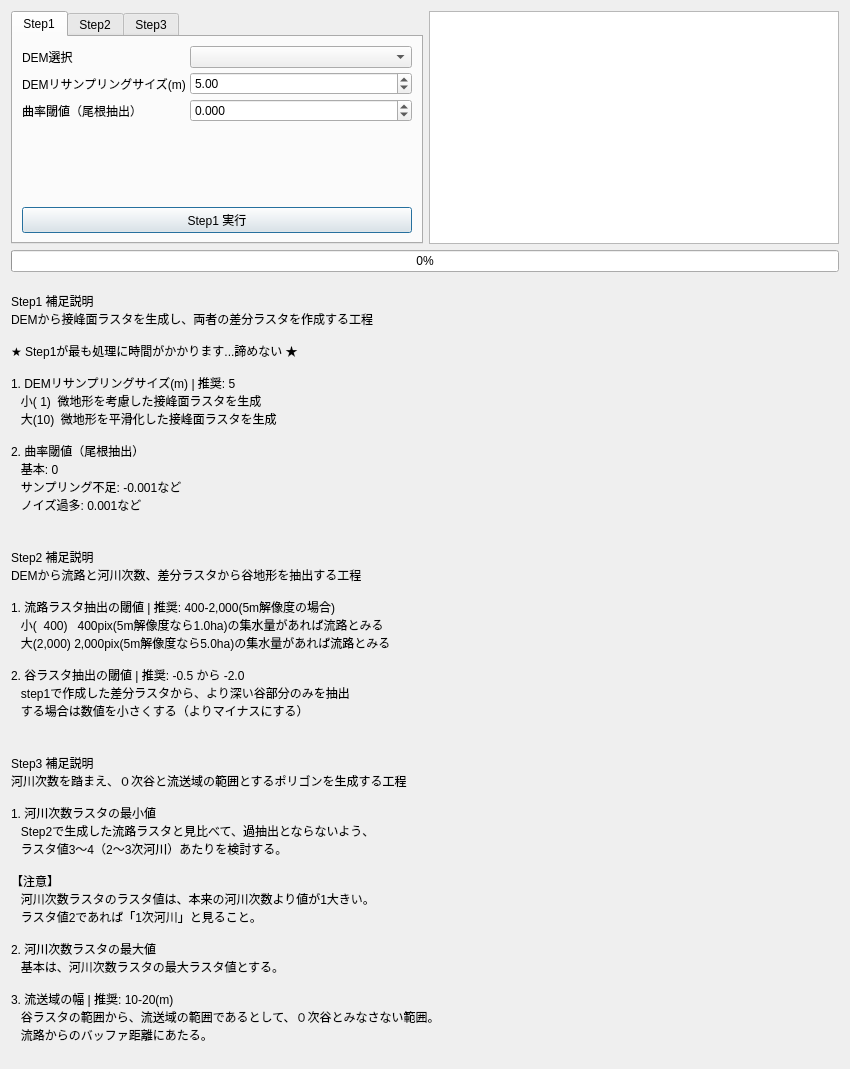
<?xml version="1.0" encoding="UTF-8"?>
<ui version="4.0">
 <class>ZeroOrderBasinDialog</class>
 <widget class="QDialog" name="ZeroOrderBasinDialog">
  <property name="geometry">
   <rect>
    <x>0</x>
    <y>0</y>
    <width>850</width>
    <height>350</height>
   </rect>
  </property>
  <property name="windowTitle">
   <string>ZeroOrderBasin</string>
  </property>

  <layout class="QVBoxLayout">
   <property name="spacing">
    <number>6</number>
   </property>

   <!-- 上段 -->
   <item>
    <layout class="QHBoxLayout">

     <!-- 左：操作 -->
     <item>
      <widget class="QTabWidget" name="tabWidget">

       <!-- Step1 -->
       <widget class="QWidget" name="tab1">
        <attribute name="title">
         <string>Step1</string>
        </attribute>

        <layout class="QVBoxLayout">
         <property name="spacing"><number>4</number></property>

         <item>
          <layout class="QFormLayout">
           <property name="spacing"><number>4</number></property>

           <item row="0" column="0">
            <widget class="QLabel">
             <property name="text">
              <string>DEM選択</string>
             </property>
            </widget>
           </item>
           <item row="0" column="1">
            <widget class="QComboBox" name="inputDEM"/>
           </item>

           <item row="1" column="0">
            <widget class="QLabel">
             <property name="text">
              <string>DEMリサンプリングサイズ(m)</string>
             </property>
            </widget>
           </item>
           <item row="1" column="1">
            <widget class="QDoubleSpinBox" name="spinRes">
             <property name="minimum"><double>1</double></property>
             <property name="maximum"><double>20</double></property>
             <property name="value"><double>5</double></property>
            </widget>
           </item>

           <item row="2" column="0">
            <widget class="QLabel">
             <property name="text">
              <string>曲率閾値（尾根抽出）</string>
             </property>
            </widget>
           </item>
           <item row="2" column="1">
            <widget class="QDoubleSpinBox" name="spinCurv">
             <property name="minimum"><double>-0.02</double></property>
             <property name="maximum"><double>0.02</double></property>
             <property name="decimals"><number>3</number></property>
             <property name="singleStep"><double>0.001</double></property>
             <property name="value"><double>0.000</double></property>
            </widget>
           </item>

          </layout>
         </item>

         <item>
          <spacer>
           <property name="orientation"><enum>Qt::Vertical</enum></property>
           <property name="sizeHint">
            <size><width>20</width><height>20</height></size>
           </property>
          </spacer>
         </item>

         <item>
          <widget class="QPushButton" name="btnStep1">
           <property name="text">
            <string>Step1 実行</string>
           </property>
          </widget>
         </item>

        </layout>
       </widget>

       <!-- Step2 -->
       <widget class="QWidget" name="tab2">
        <attribute name="title">
         <string>Step2</string>
        </attribute>

        <layout class="QVBoxLayout">
         <property name="spacing"><number>4</number></property>

         <item>
          <layout class="QFormLayout">
           <property name="spacing"><number>4</number></property>

           <item row="0" column="0">
            <widget class="QLabel">
             <property name="text">
              <string>DEM選択(Step1と同じものを選択)</string>
             </property>
            </widget>
           </item>
           <item row="0" column="1">
            <widget class="QComboBox" name="inputDEM2"/>
           </item>

           <item row="1" column="0">
            <widget class="QLabel">
             <property name="text">
              <string>DEMと接峰面との差分ラスタ(Step1の生成物)を選択</string>
             </property>
            </widget>
           </item>
           <item row="1" column="1">
            <widget class="QComboBox" name="inputDifDEM"/>
           </item>

           <item row="2" column="0">
            <widget class="QLabel">
             <property name="text">
              <string>流路ラスタ抽出の閾値</string>
             </property>
            </widget>
           </item>
           <item row="2" column="1">
            <widget class="QSpinBox" name="spinFlow">
             <property name="minimum"><number>1</number></property>
             <property name="maximum"><number>100000</number></property>
             <property name="value"><number>400</number></property>
            </widget>
           </item>

           <item row="3" column="0">
            <widget class="QLabel">
             <property name="text">
              <string>谷ラスタ抽出の閾値</string>
             </property>
            </widget>
           </item>
           <item row="3" column="1">
            <widget class="QDoubleSpinBox" name="spinValley">
             <property name="minimum"><double>-10</double></property>
             <property name="maximum"><double>0</double></property>
             <property name="singleStep"><double>0.1</double></property>
             <property name="value"><double>-1.5</double></property>
            </widget>
           </item>

          </layout>
         </item>

         <item>
          <spacer>
           <property name="orientation"><enum>Qt::Vertical</enum></property>
           <property name="sizeHint">
            <size><width>20</width><height>20</height></size>
           </property>
          </spacer>
         </item>

         <item>
          <widget class="QPushButton" name="btnStep2">
           <property name="text">
            <string>Step2 実行</string>
           </property>
          </widget>
         </item>

        </layout>
       </widget>

       <!-- Step3 -->
       <widget class="QWidget" name="tab3">
        <attribute name="title"><string>Step3</string></attribute>

        <layout class="QVBoxLayout">
         <property name="spacing"><number>4</number></property>

         <item>
          <layout class="QFormLayout">
           <property name="spacing"><number>4</number></property>

           <item row="0" column="0">
            <widget class="QLabel">
             <property name="text">
              <string>河川次数ラスタ(Step2の生成物=OUTPUT_ORDER)を選択</string>
             </property>
            </widget>
           </item>
           <item row="0" column="1">
            <widget class="QComboBox" name="inputOrder"/>
           </item>

           <item row="1" column="0">
            <widget class="QLabel">
             <property name="text">
              <string>用いる河川次数ラスタの最小値</string>
             </property>
            </widget>
           </item>
           <item row="1" column="1">
            <widget class="QSpinBox" name="spinOrderMin"/>
           </item>

           <item row="2" column="0">
            <widget class="QLabel">
             <property name="text">
              <string>用いる河川次数ラスタの最大値</string>
             </property>
            </widget>
           </item>
           <item row="2" column="1">
            <widget class="QSpinBox" name="spinOrderMax"/>
           </item>

           <item row="3" column="0">
            <widget class="QLabel">
             <property name="text">
              <string>流送域の幅(m)</string>
             </property>
            </widget>
           </item>
           <item row="3" column="1">
            <widget class="QDoubleSpinBox" name="spinBuffer"/>
           </item>

          </layout>
         </item>

         <item>
          <widget class="QLabel">
           <property name="visible"><bool>false</bool></property>
           <property name="text"><string>ZOBポリゴン保存先</string></property>
          </widget>
         </item>
         <item>
          <widget class="QWidget" name="outputZOB">
           <property name="visible"><bool>false</bool></property>
          </widget>
         </item>

         <item>
          <widget class="QLabel">
           <property name="visible"><bool>false</bool></property>
           <property name="text"><string>流送域ポリゴン保存先</string></property>
          </widget>
         </item>
         <item>
          <widget class="QWidget" name="outputBuffer">
           <property name="visible"><bool>false</bool></property>
          </widget>
         </item>

         <item>
          <spacer>
           <property name="orientation"><enum>Qt::Vertical</enum></property>
           <property name="sizeHint">
            <size><width>20</width><height>20</height></size>
           </property>
          </spacer>
         </item>

         <item>
          <widget class="QPushButton" name="btnStep3">
           <property name="text">
            <string>Step3 実行</string>
           </property>
          </widget>
         </item>

        </layout>
       </widget>

      </widget>
     </item>

     <!-- 右：説明 -->
     <item>
      <widget class="QTextEdit" name="textHelp">
       <property name="readOnly">
        <bool>true</bool>
       </property>
      </widget>
     </item>

    </layout>
   </item>

   <!-- 進捗バー -->
   <item>
    <widget class="QProgressBar" name="progressBar">
     <property name="minimum"><number>0</number></property>
     <property name="maximum"><number>100</number></property>
     <property name="value"><number>0</number></property>
     <property name="textVisible"><bool>true</bool></property>
    </widget>
   </item>

   <!-- ヘルプ1 -->
   <item>
    <widget class="QLabel" name="labelHelp1">
     <property name="visible"><bool>false</bool></property>
     <property name="text"><string>
Step1 補足説明
DEMから接峰面ラスタを生成し、両者の差分ラスタを作成する工程

★ Step1が最も処理に時間がかかります...諦めない ★

1. DEMリサンプリングサイズ(m) | 推奨: 5
   小( 1)  微地形を考慮した接峰面ラスタを生成
   大(10)  微地形を平滑化した接峰面ラスタを生成

2. 曲率閾値（尾根抽出）
   基本: 0
   サンプリング不足: -0.001など
   ノイズ過多: 0.001など
      </string></property>
    </widget>
   </item>

   <!-- ヘルプ2 -->
   <item>
    <widget class="QLabel" name="labelHelp2">
     <property name="visible"><bool>false</bool></property>
     <property name="text"><string>
Step2 補足説明
DEMから流路と河川次数、差分ラスタから谷地形を抽出する工程

1. 流路ラスタ抽出の閾値 | 推奨: 400-2,000(5m解像度の場合)
   小(  400)   400pix(5m解像度なら1.0ha)の集水量があれば流路とみる
   大(2,000) 2,000pix(5m解像度なら5.0ha)の集水量があれば流路とみる

2. 谷ラスタ抽出の閾値 | 推奨: -0.5 から -2.0
   step1で作成した差分ラスタから、より深い谷部分のみを抽出
   する場合は数値を小さくする（よりマイナスにする）
      </string></property>
    </widget>
   </item>

   <!-- ヘルプ3 -->
   <item>
    <widget class="QLabel" name="labelHelp3">
     <property name="visible"><bool>false</bool></property>
     <property name="text"><string>
Step3 補足説明
河川次数を踏まえ、０次谷と流送域の範囲とするポリゴンを生成する工程

1. 河川次数ラスタの最小値
   Step2で生成した流路ラスタと見比べて、過抽出とならないよう、
   ラスタ値3～4（2～3次河川）あたりを検討する。

【注意】
   河川次数ラスタのラスタ値は、本来の河川次数より値が1大きい。
   ラスタ値2であれば「1次河川」と見ること。

2. 河川次数ラスタの最大値
   基本は、河川次数ラスタの最大ラスタ値とする。

3. 流送域の幅 | 推奨: 10-20(m)
   谷ラスタの範囲から、流送域の範囲であるとして、０次谷とみなさない範囲。
   流路からのバッファ距離にあたる。
      </string></property>
    </widget>
   </item>

  </layout>
 </widget>
</ui>
